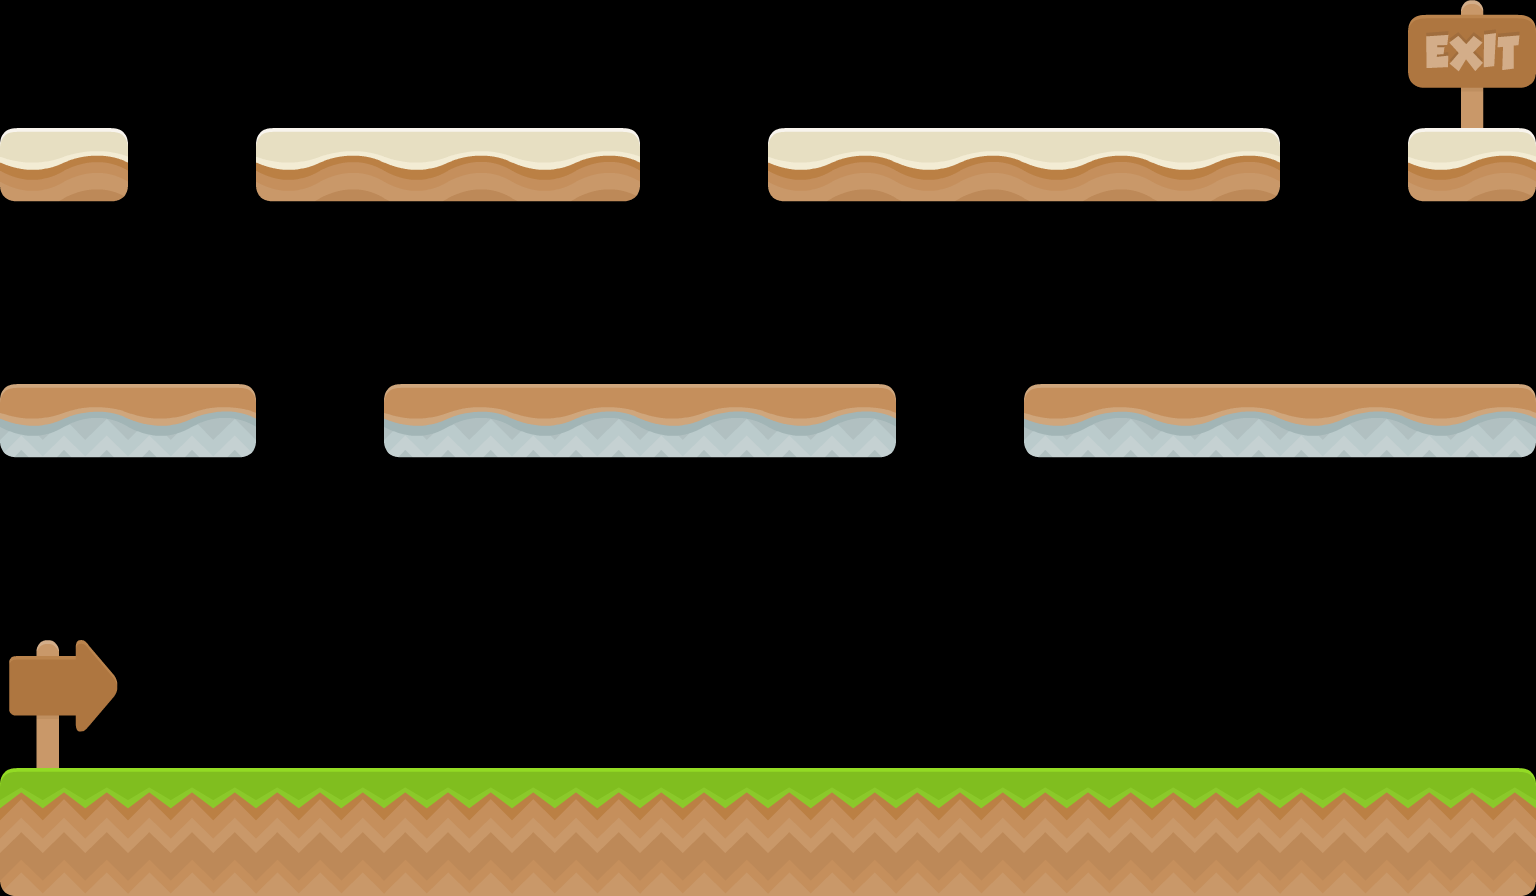

Below is a game level as drawn by its tile map, then a one-line description and the .tmx that defines it (tile-layer data replaced by summaries):
An orthogonal 12x7 tile map with 128x128 px tiles, 4 tile layers (ground, floor1, floor2, entry_exit), 1 hidden layer not drawn and 8 objects.

<map version="1.10" tiledversion="1.10.1" orientation="orthogonal" renderorder="right-down" width="12" height="7" tilewidth="128" tileheight="128" infinite="0" nextlayerid="10" nextobjectid="12">
 <tileset firstgid="1" source="tiles.tsx" />
 <layer id="1" name="ground" width="12" height="7">
  <data>[84 cells, 12 non-empty, 3 distinct tile ids]</data>
 </layer>
 <layer id="2" name="floor1" width="12" height="7">
  <data>[84 cells, 10 non-empty, 3 distinct tile ids]</data>
 </layer>
 <layer id="3" name="floor2" width="12" height="7">
  <data>[84 cells, 9 non-empty, 4 distinct tile ids]</data>
 </layer>
 <layer id="4" name="entry_exit" width="12" height="7">
  <data>[84 cells, 2 non-empty, 2 distinct tile ids]</data>
 </layer>
 <layer id="6" name="collision" width="12" height="7" visible="0">
  <data>[84 cells, 31 non-empty, 1 distinct tile ids]</data>
 </layer>
 <objectgroup id="8" name="platforms">
  <object id="1" gid="7" x="254.648" y="780.957" width="128" height="128">
   <properties>
    <property name="boundary_bottom" type="float" value="32" />
    <property name="boundary_top" type="float" value="256" />
    <property name="change_y" type="float" value="2" />
   </properties>
  </object>
  <object id="4" gid="7" x="254.648" y="780.957" width="128" height="128">
   <properties>
    <property name="boundary_bottom" type="float" value="32" />
    <property name="boundary_top" type="float" value="256" />
    <property name="change_y" type="float" value="2" />
   </properties>
  </object>
  <object id="5" gid="7" x="254.648" y="780.957" width="128" height="128">
   <properties>
    <property name="boundary_bottom" type="float" value="32" />
    <property name="boundary_top" type="float" value="256" />
    <property name="change_y" type="float" value="2" />
   </properties>
  </object>
  <object id="6" template="безымянный.tx" x="254.648" y="780.957" />
  <object id="7" template="безымянный.tx" x="895.459" y="787.768" />
  <object id="8" template="безымянный.tx" x="1281.97" y="405.686">
   <properties>
    <property name="boundary_bottom" type="float" value="232" />
    <property name="boundary_top" type="float" value="384" />
    <property name="change_y" type="float" value="1" />
   </properties>
  </object>
  <object id="9" template="безымянный.tx" x="638.771" y="402.735">
   <properties>
    <property name="boundary_bottom" type="float" value="232" />
    <property name="boundary_top" type="float" value="384" />
    <property name="change_y" type="float" value="1" />
   </properties>
  </object>
  <object id="10" template="безымянный.tx" x="126.869" y="407.161">
   <properties>
    <property name="boundary_bottom" type="float" value="232" />
    <property name="boundary_top" type="float" value="384" />
    <property name="change_y" type="float" value="1" />
   </properties>
  </object>
 </objectgroup>
</map>
